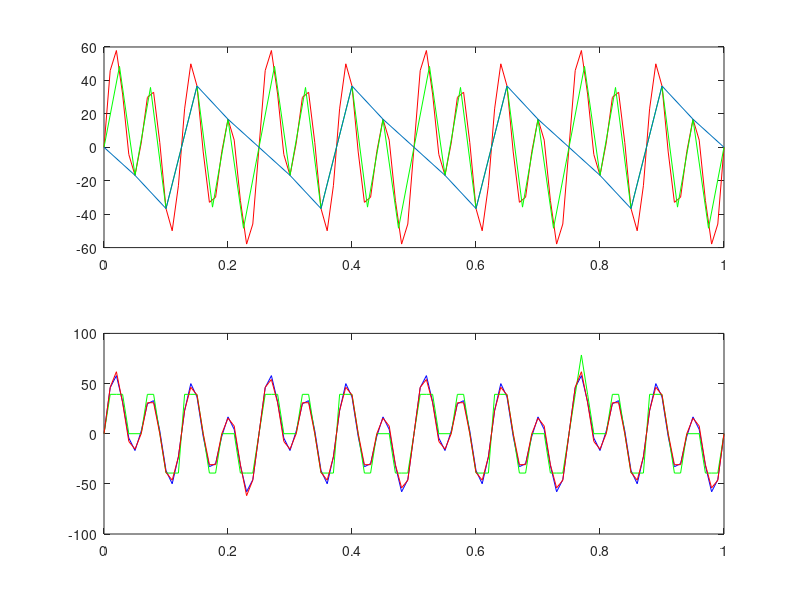

Write MATLAB code to recreate this figure.
clc;
clear all;
close all;


a1=10
a2=20
a3=40

f1=4
f2=8
f3=16

t=0:0.01:1
x=a1*sin(2*pi*f1*t)+a2*sin(2*pi*f2*t)+a3*sin(2*pi*f3*t)


fs1=40
t1=0:1/fs1:1
x1=a1*sin(2*pi*f1*t1)+a2*sin(2*pi*f2*t1)+a3*sin(2*pi*f3*t1)
% t1 x1

fs2=20
t2=0:1/20:1
x2=a1*sin(2*pi*f1*t2)+a2*sin(2*pi*f2*t2)+a3*sin(2*pi*f3*t2)

% fft(x,x1,x2)

subplot(2,1,1)
plot(t,x,'red')
hold on
plot(t1,x1,'g')
plot(t2,x2);
hold on
% subplot(2,1,1)
% stem(t,x);

a1=12  %jokhn ekta signal dekhte parbi na tokhn amplitude change kre dibi 
x1=a1*sin(2*pi*f1*t)+a2*sin(2*pi*f2*t)+a3*sin(2*pi*f3*t)
signal1=x1;
nbit1=2
level1=2.^nbit1
mn1=min(signal1)
mx1=max(signal1);
scalingFac1=(mx1-mn1)/(level1-1);
signal1=signal1/scalingFac1;
signal1=round(signal1)
signal1=signal1*scalingFac1;

signal2=x;
nbit2=4   %nbit er man 1,2,4,8,16,32,64 eivabe bosia jar jnno ( 9line pore dekh)
level2=2.^nbit2
mn1=min(signal2)
mx1=max(signal2);
scalingFac2=(mx1-mn1)/(level2-1);
signal2=signal2/scalingFac2;
signal2=round(signal2)
signal2=signal2*scalingFac2;

%ei duita value (amplitude) sm asbe...tokhn bolbo oi bit er jnno main signal paua jabe..
max(x)
max(signal2)

subplot(2,1,2)
plot(t,x,'b')
hold on
plot(t,signal1,'g')
hold on
plot(t,signal2,'r');


